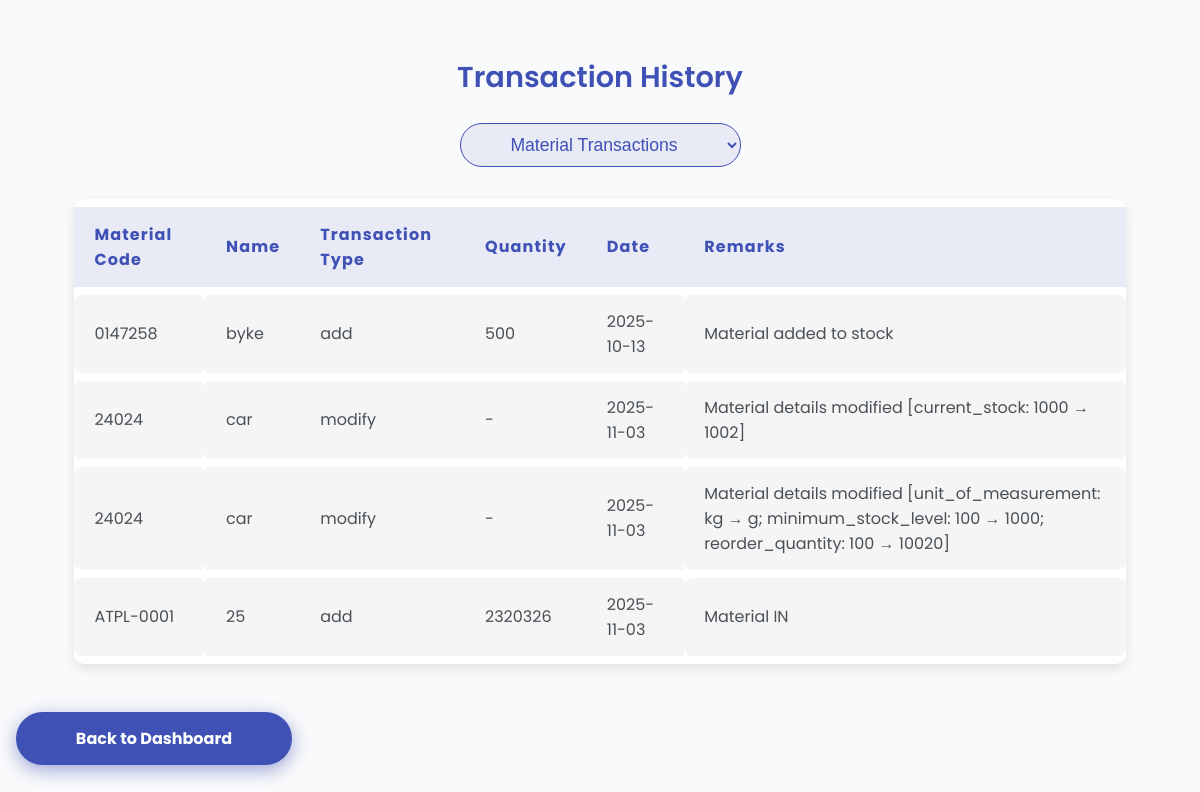
The app's page /history with its own data.
### app.py (models this page shows)
class MaterialTransaction(db.Model):
    id = db.Column(db.Integer, primary_key=True)
    material_id = db.Column(db.Integer, db.ForeignKey('material.id'), nullable=False)
    transaction_type = db.Column(db.String(20),
                                 nullable=False)  # 'purchase', 'return', 'production', 'service', 'rnd', 'other'
    quantity = db.Column(db.Integer, nullable=False)
    transaction_date = db.Column(db.Date, nullable=False, default=datetime.utcnow().date())
    remarks = db.Column(db.String(200))
    material = db.relationship('Material', backref=db.backref('transactions', lazy=True))

class Material(db.Model):
    id = db.Column(db.Integer, primary_key=True)
    material_code = db.Column(db.String(50), unique=True, nullable=False)
    material_name = db.Column(db.String(100), nullable=False)
    vendor = db.Column(db.String(100))
    item_category = db.Column(db.String(100))
    unit_of_measurement = db.Column(db.String(50))
    minimum_stock_level = db.Column(db.Integer)
    current_stock = db.Column(db.Integer)
    reorder_quantity = db.Column(db.Integer)
    purchase_history = db.Column(db.Text)
    yellow_alert = db.Column(db.Integer, nullable=True)
    red_alert = db.Column(db.Integer, nullable=True)

### app.py (the view)
@app.route('/history')
def history():
    filter_type = request.args.get('type', 'material')
    if filter_type == 'finished_goods':
        records = FinishedProductTransaction.query.join(FinishedProduct).all()
    else:
        records = MaterialTransaction.query.join(Material).all()
    return render_template('history.html', records=records, filter_type=filter_type)

### templates/history.html (shortened to what this page needs)
<!DOCTYPE html>
<html lang="en">
<head>
</head>
<body>
  <h2>Transaction History</h2>
  <select id="filterType" onchange="filterChanged(event)" aria-label="Filter transaction type">
    <option value="material" {% if filter_type == 'material' %}selected{% endif %}>Material Transactions</option>
  </select>
  <table role="table" aria-label="Transaction history table">
    <thead>
      <tr>
        {% if filter_type == 'material' %}
          <th>Material Code</th>
          <th>Name</th>
          <th>Transaction Type</th>
          <th>Quantity</th>
          <th>Date</th>
          <th>Remarks</th>
        {% endif %}
      </tr>
    </thead>
    <tbody>
      {% for record in records %}
        <tr>
          {% if filter_type == 'material' %}
            <td>{{ record.material.material_code }}</td>
            <td>{{ record.material.material_name }}</td>
            <td>{{ record.transaction_type }}</td>
            <td>{{ record.quantity or '-' }}</td>
            <td>{{ record.transaction_date.strftime('%Y-%m-%d') }}</td>
            <td>{{ record.remarks }}</td>
          {% endif %}
        </tr>
      {% else %}
        <tr>
          <td colspan="6" class="no-records">No transactions found.</td>
        </tr>
      {% endfor %}
    </tbody>
  </table>
  <a href="{{ url_for('dashboard') }}" class="button" role="button" aria-label="Back to Dashboard">Back to Dashboard</a>
</body>
</html>

### templates/history.html (style rules this page uses)
body { font-family: 'Poppins', sans-serif; background-color: #f9fafb; color: #343a40; margin: 0; padding: 2rem 1rem 4rem; min-height: 100vh; }
h2 { text-align: center; font-weight: 600; margin-bottom: 1.5rem; font-size: 1.8rem; color: #3f51b5; }
#filterType { display: block; margin: 0 auto 2rem; padding: 10px 15px; font-size: 1.1rem; border: 1.8px solid #3f51b5; border-radius: 30px; max-width: 320px; text-align: center; cursor: pointer; color: #3f51b5; background-color: #e8eaf6; transition: background-color 0.3s ease, color 0.3s ease; }
table { width: 90%; max-width: 1200px; margin: 0 auto; border-collapse: separate; border-spacing: 0 8px; background-color: #ffffff; border-radius: 10px; overflow: hidden; box-shadow: 0 5px 12px rgba(0,0,0,0.1); }
thead tr { background-color: #e8eaf6; }
thead th { padding: 15px 20px; font-weight: 700; letter-spacing: 0.07em; color: #3f51b5; text-align: left; user-select: none; }
tbody td { padding: 14px 20px; background-color: #f5f5f5; color: #495057; }
tbody tr td:first-child, tbody tr td:last-child { border-radius: 8px; }
tbody tr:last-child td:first-child { border-bottom-left-radius: 8px; }
tbody tr:last-child td:last-child { border-bottom-right-radius: 8px; }
tbody tr:first-child td:first-child { border-top-left-radius: 8px; }
tbody tr:first-child td:last-child { border-top-right-radius: 8px; }
a.button { display: inline-block; margin: 3rem auto 0 auto; padding: 14px 28px; background-color: #3f51b5; color: #ffffff; font-weight: 700; font-size: 1rem; text-align: center; border-radius: 30px; cursor: pointer; user-select: none; text-decoration: none; width: 220px; box-shadow: 0 5px 18px rgba(63, 81, 181, 0.5); transition: background-color 0.3s ease, box-shadow 0.3s ease; }

### records on screen
MaterialTransaction: material.material_code "0147258", material.material_name "byke", transaction_type "add", quantity "500", transaction_date "2025-10-13", remarks "Material added to stock"
MaterialTransaction: material.material_code "24024", material.material_name "car", transaction_type "modify", quantity "-", transaction_date "2025-11-03", remarks "Material details modified [current_stock: 1000 → 1002]"
MaterialTransaction: material.material_code "24024", material.material_name "car", transaction_type "modify", quantity "-", transaction_date "2025-11-03", remarks "Material details modified [unit_of_measurement: kg → g; minimum_stock_level: 100 → 1000; reorder_quantity: 100 → 10020]"
MaterialTransaction: material.material_code "ATPL-0001", material.material_name "25", transaction_type "add", quantity "2320326", transaction_date "2025-11-03", remarks "Material IN"
